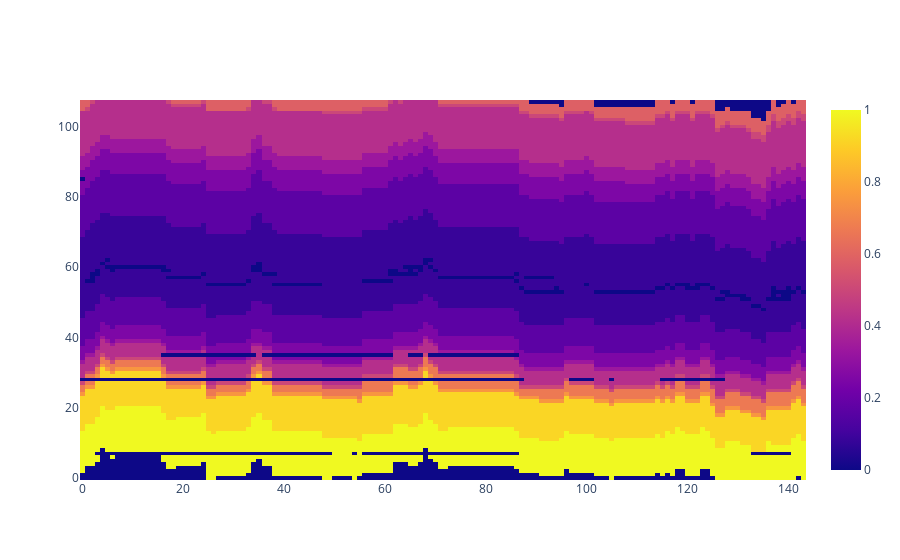

The cell this chart's notebook holds for it:
### Code cell
params = {'cache': False,
 'database_name': 'binance_futures',
 'depth': 27 * 2,
 'group_by': '1s',
 'interval': '16m',
 'max_volume_quantile': 0.99,
 'offset_interval': '0h',
 'plot': False,
 'round_decimals': 4,
 'sequence_length': 72 * 2,
 'symbol': 'UNFIUSDT',
 'tick': False,
 'window_size': '3m'}


df = OrderBookFrame(**params).frame

pd.set_option('display.max_rows', len(df) + 1)

obook = df.orderbook_img.to_numpy()

obook = np.rot90(np.squeeze(obook[-1]))

fig = go.Figure(data=go.Heatmap(z=obook))

ofl.iplot(fig)

### Figure 1 — Plotly figure (JSON) as saved in the notebook; plotly's stock layout.template omitted (floating-point values rounded to 4 significant figures; data arrays with more than 128 entries replaced by an {"elided": "..."} marker saying what was removed)
{"data": [{"type": "heatmap", "z": {"elided": "108x144 float values"}}], "layout": {}}
